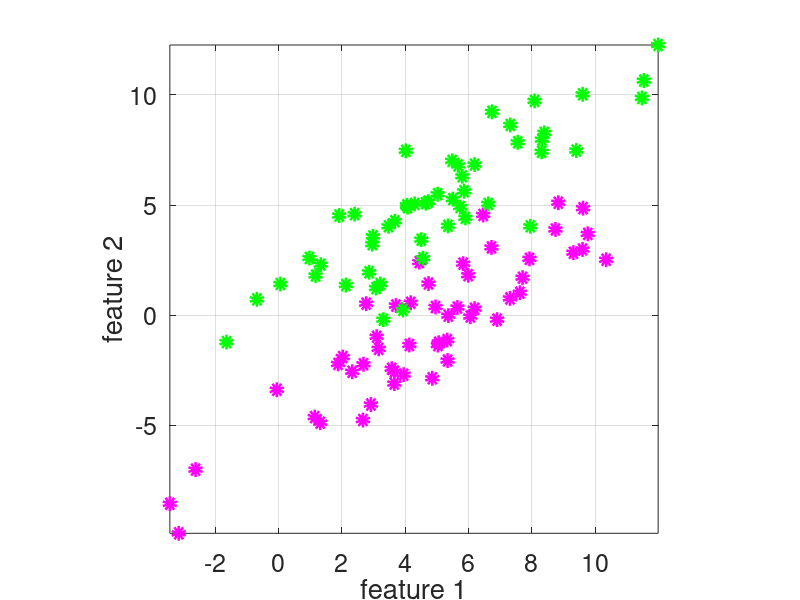
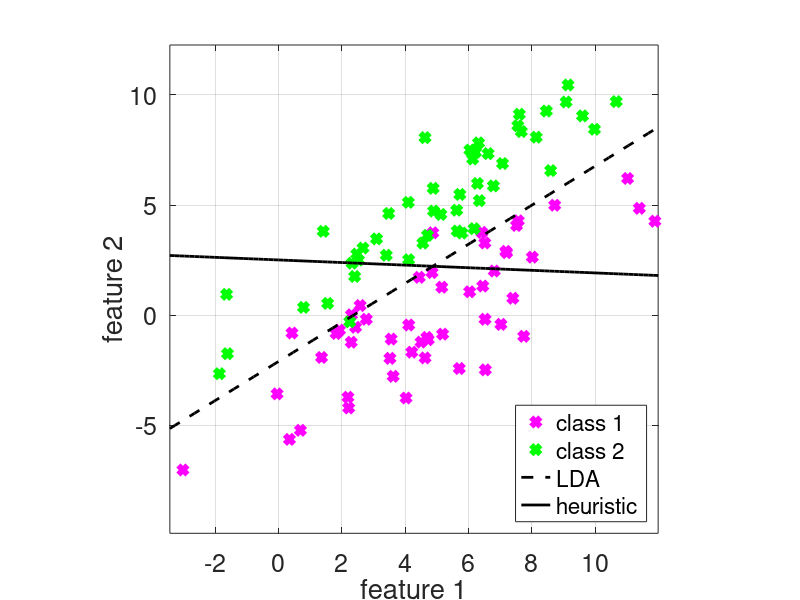
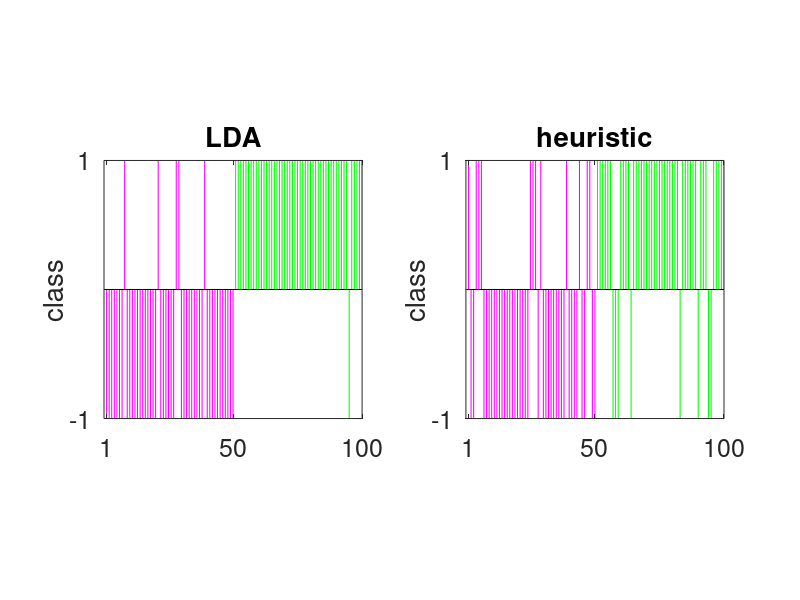
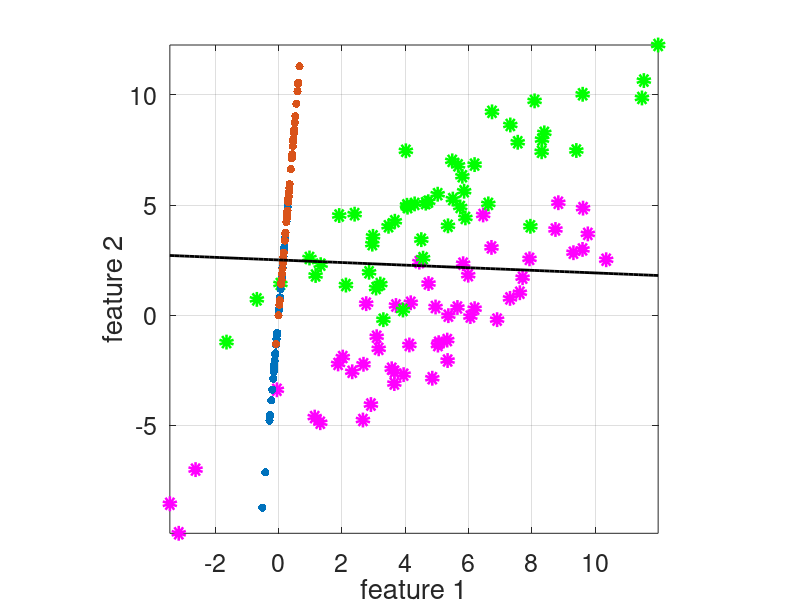

MATLAB code for these plots, in order:
set(0, 'DefaultAxesFontSize', 18);
set(0, 'DefaultFigureColor', 'w');
addpath(genpath('utils'))
clear, close all
K = 50;
rng(1)

% example 1 (no covariance)
% mu1 = [5;0];
% mu2 = [15;5];
% sigma1 = [3,0;0,3];
% sigma2 = [3,0;0,3];
% example 2 (with covariance)
mu1 = [5;0];
mu2 = [5;5];
p = 0.9;
sigma1 = 10*[1,p;p,1];
sigma2 = 10*[1,p;p,1];
% training data
X1 = mvnrnd(mu1,sigma1,K)';
X2 = mvnrnd(mu2,sigma2,K)';
% validation data
X1val = mvnrnd(mu1,sigma1,K)';
X2val = mvnrnd(mu2,sigma2,K)';

m1 = mean(X1,2);
m2 = mean(X2,2);
% between class separation matrix
Sb = (m2 - m1)*(m2 - m1)';
% within class covariance
Sw = (X1 - m1)*(X1 - m1)' + ...
     (X2 - m2)*(X2 - m2)';
% separation surface normal
w = Sw\(m2 - m1);
wheuristic = m2 - m1;
% global mean
m = 1/2*(m1 + m2);
% threshold
c = -w'*m;
cheuristic = (m1 - m2)'*m;
% generate 
s1 = linspace(min([X1(1,:),X2(1,:)]),max([X1(1,:),X2(1,:)]),100);
s2 = -1/w(2)*(c+w(1)*s1);
s2heuristic = -1/wheuristic(2)*(cheuristic+wheuristic(1)*s1);

%
lw = 5;
figure(1), clf
plot(X1(1,:),X1(2,:),'mo','MarkerFaceColor','m','LineWidth',lw), hold on
plot(X2(1,:),X2(2,:),'go','MarkerFaceColor','g','LineWidth',lw)
% a = wlsq/(wlsq'*wlsq)*wlsq'*X1;
% b = wlsq/(wlsq'*wlsq)*wlsq'*X2;
% scatter(a(1,:),a(2,:),'ro','filled'), hold on
% scatter(b(1,:),b(2,:),'bo','filled')
% plot(s1,s2,'--k','LineWidth',2)
% plot(s1,s2heuristic,'-k','LineWidth',2)
minAx1 = min([X1(1,:),X2(1,:)]);
minAx2 = min([X1(2,:),X2(2,:)]);
maxAx1 = max([X1(1,:),X2(1,:)]);
maxAx2 = max([X1(2,:),X2(2,:)]);
axis([minAx1, maxAx1, minAx2, maxAx2])
grid on, axis square
xlabel('feature 1'), ylabel('feature 2')
hold off

%%

figure(11), clf
plot(X1(1,:),X1(2,:),'mo','MarkerFaceColor','m','LineWidth',lw), hold on
plot(X2(1,:),X2(2,:),'go','MarkerFaceColor','g','LineWidth',lw)
a = wheuristic/(wheuristic'*wheuristic)*wheuristic'*X1;
b = wheuristic/(wheuristic'*wheuristic)*wheuristic'*X2;
scatter(a(1,:),a(2,:),'ro','filled'), hold on
scatter(b(1,:),b(2,:),'bo','filled')
% plot(s1,s2,'--k','LineWidth',2)
plot(s1,s2heuristic,'-k','LineWidth',2)
minAx1 = min([X1(1,:),X2(1,:)]);
minAx2 = min([X1(2,:),X2(2,:)]);
maxAx1 = max([X1(1,:),X2(1,:)]);
maxAx2 = max([X1(2,:),X2(2,:)]);
axis([minAx1, maxAx1, minAx2, maxAx2])
grid on, axis square
xlabel('feature 1'), ylabel('feature 2')
hold off

%%

figure(2), clf
plot(X1val(1,:),X1val(2,:),'md','MarkerFaceColor','m','LineWidth',lw), hold on
plot(X2val(1,:),X2val(2,:),'gd','MarkerFaceColor','g','LineWidth',lw)
plot(s1,s2,'--k','LineWidth',2)
plot(s1,s2heuristic,'-k','LineWidth',2)
axis([minAx1, maxAx1, minAx2, maxAx2])
xlabel('feature 1'), ylabel('feature 2')
grid on, axis square
hold off
legend('class 1','class 2','LDA','heuristic')
legend('location','SouthEast')

%%
figure(3)
subplot(1,2,1)
bar( 1:K, sign(w'*X1val+c),'FaceColor','m','EdgeColor','w' ), hold on
bar( K+1:2*K, sign(w'*X2val+c),'FaceColor','g','EdgeColor','w' ), hold on
title('LDA')
axis square, hold off
axis([0 2*K -1 1])
xticks([1 50 100]), yticks([-1 1])
ylabel('class')

subplot(1,2,2)
bar( 1:K, sign(wheuristic'*X1val+cheuristic),'FaceColor','m','EdgeColor','w' ), hold on
bar( K+1:2*K, sign(wheuristic'*X2val+cheuristic),'FaceColor','g','EdgeColor','w' ), hold on
title('heuristic')
axis square, hold off
axis([0 2*K -1 1])
xticks([1 50 100]), yticks([-1 1])
ylabel('class')